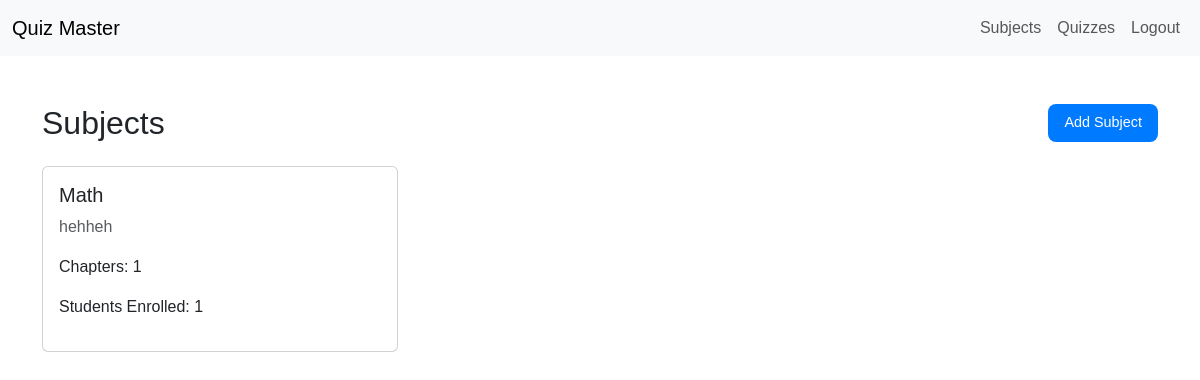
Screenshot of /admin/subjects (signed in) with the database file from the repository.
### quiz_master/models.py (models this page shows)
class Subject(db.Model):
    id = db.Column(db.Integer, primary_key=True)
    name = db.Column(db.String(120), nullable=False)
    description = db.Column(db.Text, nullable=True)
    chapters = db.relationship('Chapter', backref='subject', lazy=True)

### quiz_master/controllers/admin.py (the view, shortened to what this page needs)
@admin_bp.route("/subjects", methods=["GET", "POST"])
@login_required
def subjects():
    if current_user.role != "admin":
        return redirect(url_for("user.dashboard"))
    subjects = Subject.query.all()
    subjects_data = []
    for subject in subjects:
        enrolled_count = (
            db.session.query(User)
            .join(Score)
            .join(Quiz)
            .join(Chapter)
            .filter(Chapter.subject_id == subject.id)
            .distinct()
            .count()
        )
        subjects_data.append({
            "id": subject.id,
            "name": subject.name,
            "description": subject.description,
            "chapters_count": len(subject.chapters),
            "enrolled": enrolled_count
        })
    return render_template("admin/subjects.html", subjects=subjects_data)

### quiz_master/templates/admin/subjects.html (shortened to what this page needs)
{% extends "base.html" %}
{% block content %}
<div class="container mt-5">
    <div class="d-flex justify-content-between align-items-center mb-4">
        <h2 class="mb-0">Subjects</h2>
        <button class="btn btn-add-subject" data-bs-toggle="modal" data-bs-target="#addSubjectModal">Add Subject</button>
    </div>
    <div class="row">
        {% for subject in subjects %}
        <div class="col-md-4 mb-3">
            <a href="{{ url_for('admin.subject_detail', subject_id=subject.id) }}" class="text-decoration-none">
                <div class="card p-3">
                    <h5>{{ subject.name }}</h5>
                    <p class="text-muted">{{ subject.description or 'No description' }}</p>
                    <p>Chapters: {{ subject.chapters_count }}</p>
                    <p>Students Enrolled: {{ subject.enrolled }}</p>
                </div>
            </a>
        </div>
        {% endfor %}
    </div>
</div>
{% endblock %}

### quiz_master/static/css/style.css (style rules this page uses)
body { font-family: 'Poppins', sans-serif }
.btn-add-subject { background: #007bff; color: #ffffff; border: none; border-radius: 8px; padding: 0.5rem 1rem; font-size: 0.9rem; font-weight: 500; transition: background 0.2s ease; }

### rows the page displays
Subject: name "Math", description "hehheh", chapters_count "1", enrolled "1"
